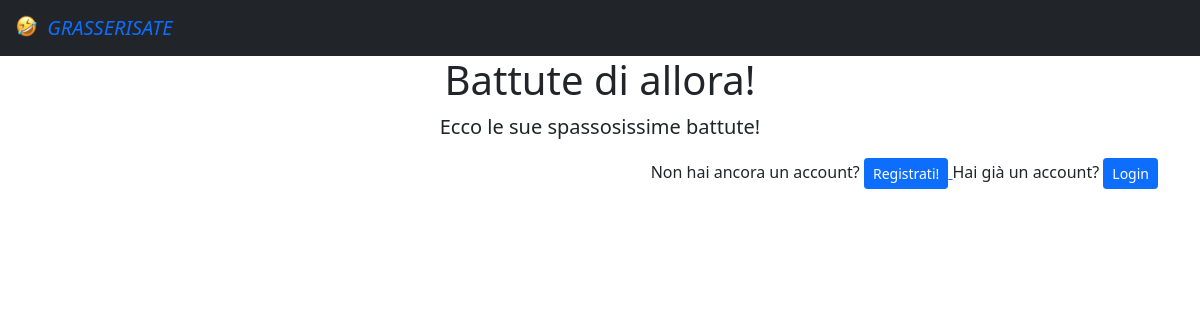
The page /battutes/7 on the database as committed earlier.
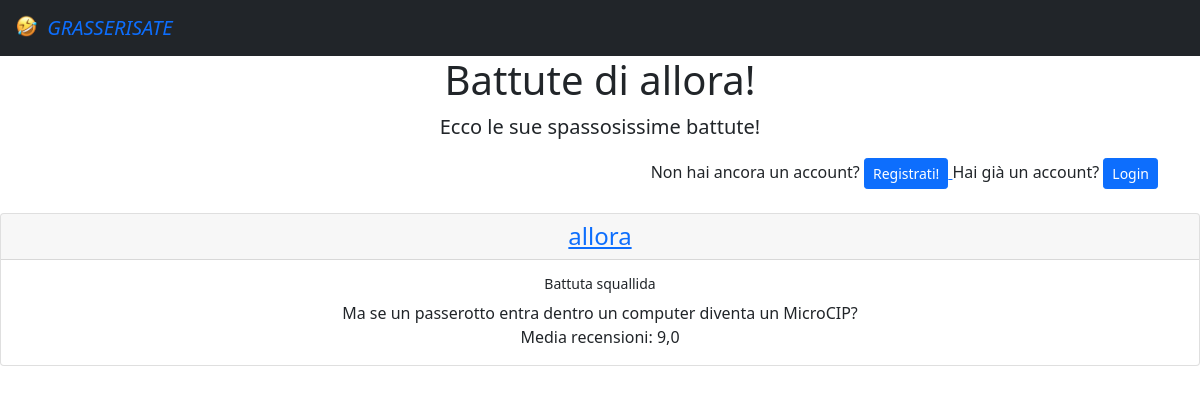
The same page on the database as committed later.
### esame/models.py (models this page shows, shortened)
class Battute(models.Model):
    testo = models.TextField(default="")
    utente = models.ForeignKey(User, on_delete=models.CASCADE, related_name='utentebat')
    tempo = models.DateTimeField(auto_now=True)
    tipo = models.CharField(choices=SCELTE, default='bar', max_length=25)
    @property
    def calcola_media(self):
        media_tupla = self.battutarec.all().aggregate(Avg('voto'))
        media_lunga = media_tupla['voto__avg']
        if type(media_lunga) is NoneType:
            media = media_lunga
        else:
            media = round(media_lunga, 2)
        return media

### esame/views.py (the view)
# urls.py: path("battutes/<int:pk>", views.BattuteProfilo.as_view(),name='battute_profilo')
class BattuteProfilo(ListView):
    template_name = "battute_profilo.html"
    model = Battute
    def get_queryset(self):
        qs = Battute.objects.filter(utente_id=self.kwargs['pk']).order_by('-tempo')
        return qs
    def get_context_data(self, *, object_list=None, **kwargs):
        context = super(BattuteProfilo, self).get_context_data(**kwargs)
        context['nickname'] = User.objects.filter(id=self.kwargs['pk']).get().username
        return context

### templates/battute_profilo.html (shortened to what this page needs)
<html lang="en">
{% extends 'base.html' %}
{% block contenuto %}
    <div class="container">
        <h1> <div style="text-align: center;"> Battute di {{ nickname }}!</div></h1>
        <p class="lead" style="text-align:center">
            Ecco le sue spassosissime battute!
        </p>
        {% if user.is_authenticated %}
            <div style="text-align:right">
                <a href='{% url 'logout' %}'>
                    <button type="button" class="btn btn-danger">
                        Logout
                    </button>
                </a>
                         </div>
        {% else %}
            <div style="text-align:right">
            Non hai ancora un account?
            <a href="{% url  "registrazione"%}">
                    <button type="button" class="btn btn-primary btn-sm">
                        Registrati!
                    </button>
                </a>
                Hai già un account?
            <a href="{% url  "login"%}">
                    <button type="button" class="btn btn-primary btn-sm">
                        Login
                    </button>
                </a>
            </div>
            </div>
        {% endif %}
    <br>
    <div style="text-align:center">
        {% for b in object_list %}
            <div class="card">
                <h4 class="card-header"> <a href="{% url "profilo" pk=b.utente_id %}"> {{ b.utente }}  </a> </h4>
                <div class="card-body">
                    <h6 class="card-title" > <small>{{ b.tipo }}</small>  </h6>
                    <p class="card-text"> {{ b.testo }} </p>
                    Media recensioni: {{ b.calcola_media}}
                </div>
            </div>
            <br>
        {%  endfor %}
    </div>
{% endblock %}

Rows that differ between the two databases and show on the page:
added Battute: utente "allora", tipo "Battuta squallida", testo "Ma se un passerotto entra dentro un computer diventa un MicroCIP?", calcola_media "9,0"
